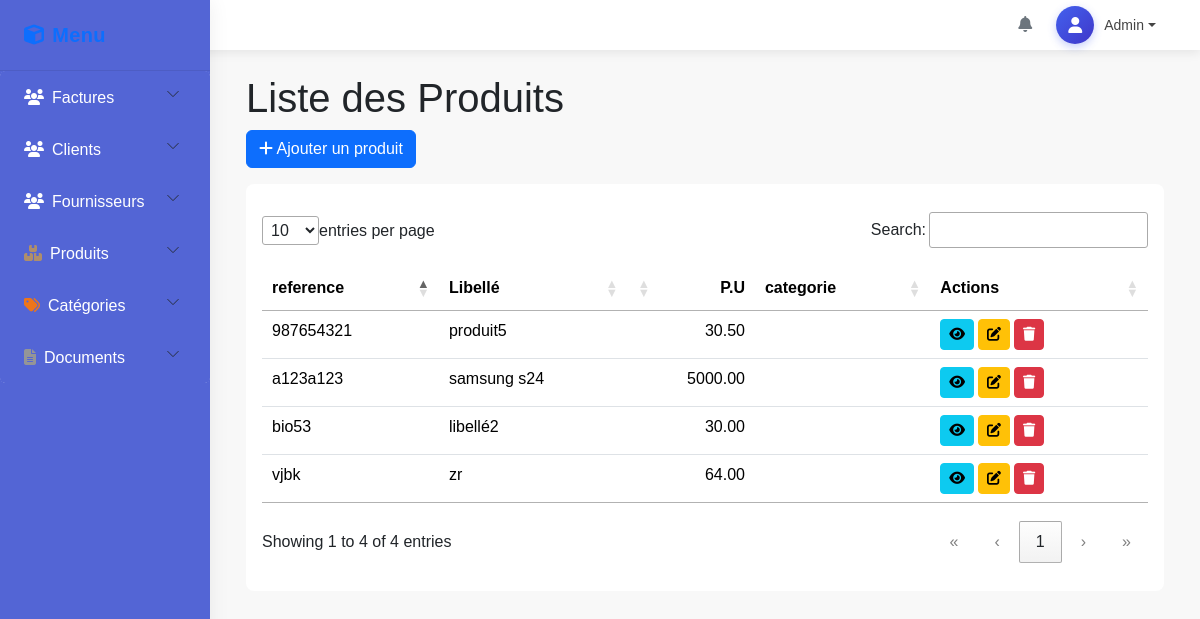
/produits, run on an earlier commit of the app's database.
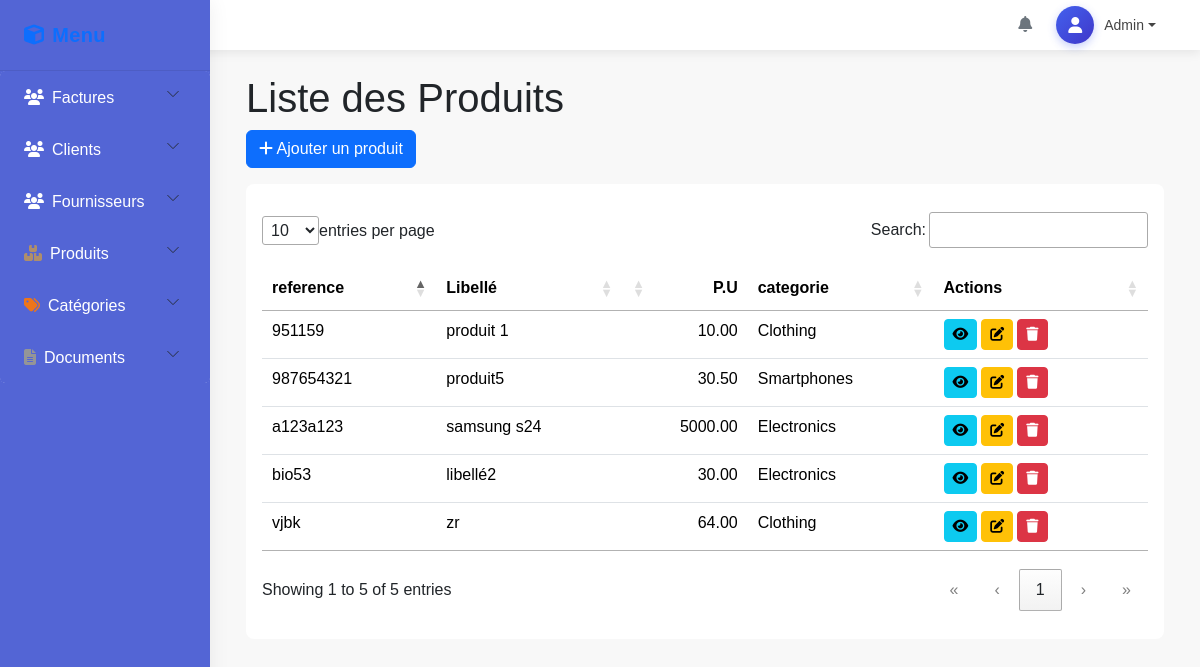
And on a later commit of the database.
### tables this page shows
CREATE TABLE `produits` (
  `id` int(11) NOT NULL,
  `libelle` varchar(255) NOT NULL,
  `reference` varchar(100) DEFAULT NULL,
  `description_p` text DEFAULT NULL,
  `prix_u` decimal(10,2) NOT NULL,
  `ttva` decimal(10,2) NOT NULL,
  `categorie` int(11) DEFAULT NULL,
  `fournisseur` varchar(150) DEFAULT NULL
);

CREATE TABLE `categories` (
  `id` int(11) NOT NULL,
  `nom` varchar(255) NOT NULL,
  `parent_id` int(11) DEFAULT NULL
);

### app/controllers/ProduitController.php (called while the page is built, shortened)
<?php
require_once MODEL_PATH . '/ProduitModel.php';
class ProduitController {
    private $produitModel;
    public function __construct($db) {
        $this->produitModel = new ProduitModel($db);
    }
    public function index() {
        $produits = $this->produitModel->getProduits();
        include VIEW_PATH . '/layouts/main.php';
    }
}

### app/models/ProduitModel.php (called while the page is built, shortened)
<?php
class ProduitModel {
    public $db;
    public function __construct($dbConnection) {
        $this->db = $dbConnection;
    }
    public function getProduits() {
        try {
            $query = "SELECT p.*, c.nom AS nom_categorie FROM produits p LEFT JOIN categories c ON p.categorie = c.id";
            $stmt = $this->db->prepare($query);
            $stmt->execute();
            return $stmt->fetchAll(PDO::FETCH_ASSOC);
        } catch (PDOException $e) {
            error_log("Database error: " . $e->getMessage());
            return [];
        }
    }
}

### app/views/pages/produits/index.php (the view, shortened to what this page needs)
<div class="container">
    <h1>Liste des Produits</h1>
    <div class="mb-3">
        <a href="/stage/produits/add" class="btn btn-primary">
            <i class="fas fa-plus"></i> Ajouter un produit
        </a>
    </div>
    <div class="bg-white p-3 rounded-3">
        <table class="table table-striped" id="produitsTable">
            <thead>
                <tr>
                    <th>reference</th>
                    <th>Libellé</th>
                    <th>P.U</th>
                    <th>categorie</th>
                    <th>Actions</th>
                </tr>
            </thead>
            <tbody>
                <?php if (empty($produits)): ?>
                    <tr>
                        <td colspan="7" class="text-center">Aucun produit trouvé</td>
                    </tr>
                <?php else: ?>
                    <?php foreach ($produits as $produit): ?>
                        <tr>
                            <td><?= htmlspecialchars($produit['reference']) ?></td>
                            <td><?= htmlspecialchars($produit['libelle']) ?></td>
                            <td><?= htmlspecialchars($produit['prix_u']) ?></td>
                            <td><?= htmlspecialchars($produit['nom_categorie']) ?></td>
                            <td class="d-flex">
                                <a href="/stage/produits/show?id=<?= $produit['id'] ?>" class="btn btn-info btn-sm me-1"
                                    title="Détails">
                                    <i class="fas fa-eye"></i>
                                </a>
                                <a href="/stage/produits/edit?id=<?= $produit['id'] ?>" class="btn btn-warning btn-sm me-1"
                                    title="Modifier">
                                    <i class="fas fa-edit"></i>
                                </a>
                                <form method="post" action="/stage/produits/delete" class="d-inline"
                                    onsubmit="return confirm('Êtes-vous sûr de vouloir supprimer ce produit?');">
                                    <button type="submit" class="btn btn-danger btn-sm" title="Supprimer">
                                        <i class="fas fa-trash"></i>
                                    </button>
                                </form>
                            </td>
                        </tr>
                    <?php endforeach; ?>
                <?php endif; ?>
            </tbody>
        </table>
    </div>
</div>

What changed in the data, as far as the page shows it:
changed produits "samsung s24": categorie.nom (not shown) → "Electronics"
changed produits "bio53": categorie.nom (not shown) → "Electronics"
changed produits "vjbk": categorie.nom (not shown) → "Clothing"
changed produits "produit5": categorie.nom (not shown) → "Smartphones"
added produits: reference "951159", libelle "produit 1", prix_u "10.00", categorie.nom "Clothing"
Also different on the page:
text written by a page script: "entries per page Search: Showing 1 to 4 of 4 entries « ‹ 1 › »" → "entries per page Search: Showing 1 to 5 of 5 entries « ‹ 1 › »"
